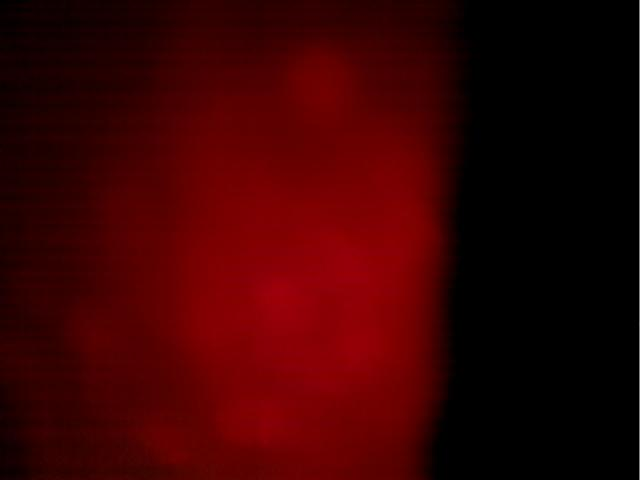
#> input picture data/t1/0.jpg, 640 x 480 px, found by its file name
$ jupyter execute --allow-errors sharpen_images.ipynb
#> lines starting #> are read from the running program, lines starting #| are printed output that depends on the picture; after the words box and inside, x2 and y2 are one past the last pixel; in counts of white or black regions, pixels touching at a corner belong together
[cell 1]
import pandas as pd
import numpy as np
import cv2
import matplotlib.pyplot as plt
import os
import sys

[cell 2]
# helper functions

def canny(image, t1=50, t2=150):
    gray = cv2.cvtColor(image, cv2.COLOR_RGB2GRAY)
    blur = cv2.GaussianBlur(gray, (5, 5), 0)
    canny = cv2.Canny(blur, t1, t2)
    return canny


def display_lines(image, lines):
    line_image = np.zeros_like(image)
    if lines is not None:
        for line in lines:
            x1, y1, x2, y2 = line.reshape(4)
            cv2.line(line_image, (x1, y1), (x2, y2), (0, 0, 255), 10)

    return line_image


def process_image(image):
    lines = cv2.HoughLinesP(canny(image), 2, np.pi / 180, 50, np.array([]),
                            minLineLength=2, maxLineGap=15)
    line_image = display_lines(image, lines)
    combo_image = cv2.addWeighted(image, 0.8, line_image, 1, 1)
    return combo_image


def sharpen_image(image):
    kernel = np.array([[-1, -1, -1], [-1, 9, -1], [-1, -1, -1]])
    sharpened = cv2.filter2D(image, -1, kernel)
    return sharpened


def cut_lane_region(image):
    return image[150:, :, :]

[cell 3]
# sharpen and cut all
os.mkdir('../../data/sharpened__only_lane_region')

#> (the rest of this cell did not finish here and is left out)

[cell 4]
# test on some images
test_dir = 't11'
img_file = '0.jpg'

image = cv2.imread(f'../../data/original/{test_dir}/{img_file}')
#> image is the input picture: shape (480, 640, 3); mean B, G, R 1.1, 0.5, 58.5
image = cv2.cvtColor(image, cv2.COLOR_BGR2RGB)
image = cut_lane_region(image)
#> in cut_lane_region, `return image[150:, :, :]`:
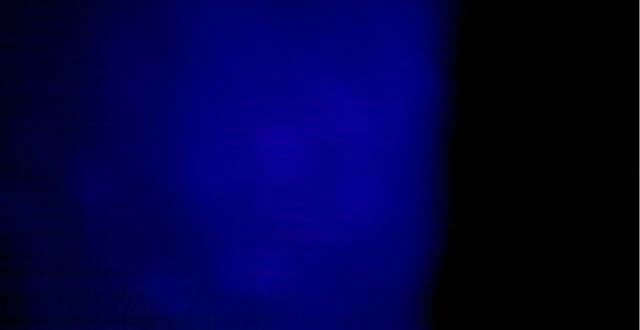
#> returned value: shape (330, 640, 3); mean of channels 0, 1, 2 66.5, 0.5, 1.3; drawn as B, G, R
sharpened = sharpen_image(image)
#> in sharpen_image, `sharpened = cv2.filter2D(image, -1, kernel)`:
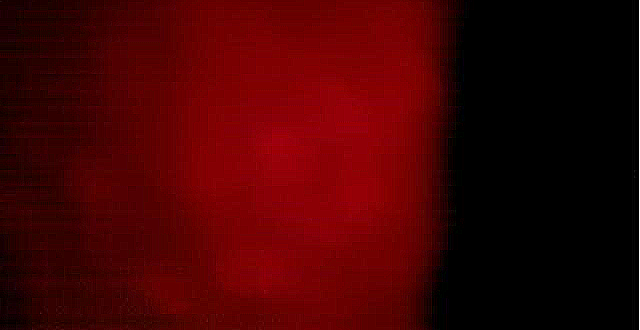
#> sharpened: shape (330, 640, 3); mean R, G, B 66.8, 1.3, 2

[cell 5]
plt.figure(figsize=(13, 20))
plt.subplot(2, 2, 1)
plt.imshow(image)
plt.subplot(2, 2, 2)
plt.imshow(sharpened);
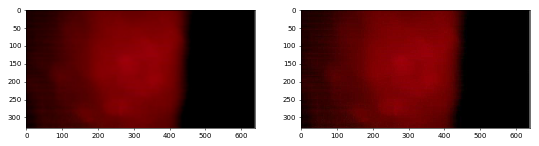
#> figure drawn by matplotlib, 2 panels

[cell 6]
plt.figure(figsize=(13, 20))
plt.subplot(2, 2, 1)
plt.imshow(canny(image), cmap='gray')
#> in canny, `gray = cv2.cvtColor(image, cv2.COLOR_RGB2GRAY)`:
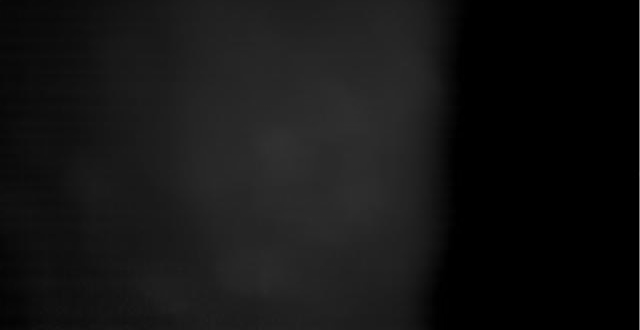
#> gray: shape (330, 640); min 0, max 137, mean 20.3
#> in canny, `canny = cv2.Canny(blur, t1, t2)`:
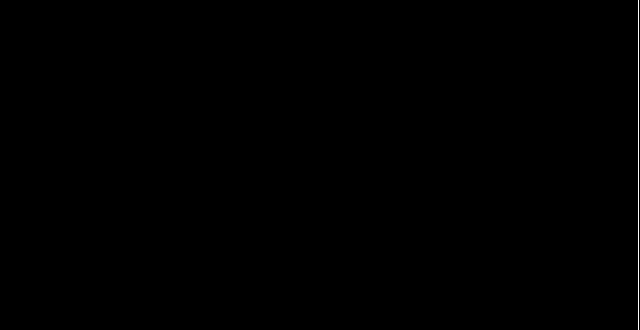
#> canny: shape (330, 640); 0.16% white in thin lines or dots, all inside (x1, y1, x2, y2) = (638, 0, 639, 330)
plt.subplot(2, 2, 2)
plt.imshow(canny(sharpened), cmap='gray');

[cell 7]
plt.figure(figsize=(13, 20))
plt.subplot(2, 2, 1)
plt.imshow(process_image(image))
#> in process_image, `lines = cv2.HoughLinesP(canny(image), 2, np.pi / 180, 50, np.array([])..`: lines = [[638, 329, 638, 0]]
#> the loop in display_lines, `for line in lines:` made 1 pass
#> in process_image, `combo_image = cv2.addWeighted(image, 0.8, line_image, 1, 1)`:
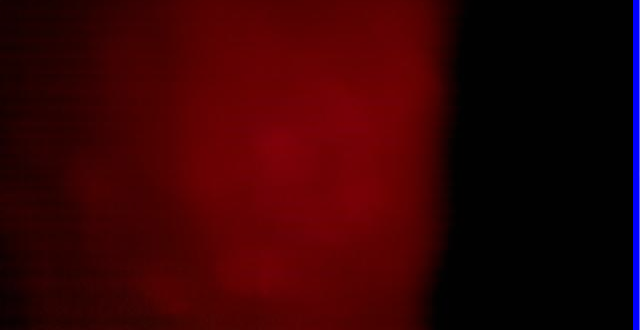
#> combo_image: shape (330, 640, 3); mean R, G, B 54.2, 1.5, 4.7
plt.subplot(2, 2, 2)
plt.imshow(process_image(sharpened));
#> the loop in display_lines (call 2), `for line in lines:` made 1 pass

$ run again, with data/t1/100.jpg copied over data/t1/0.jpg
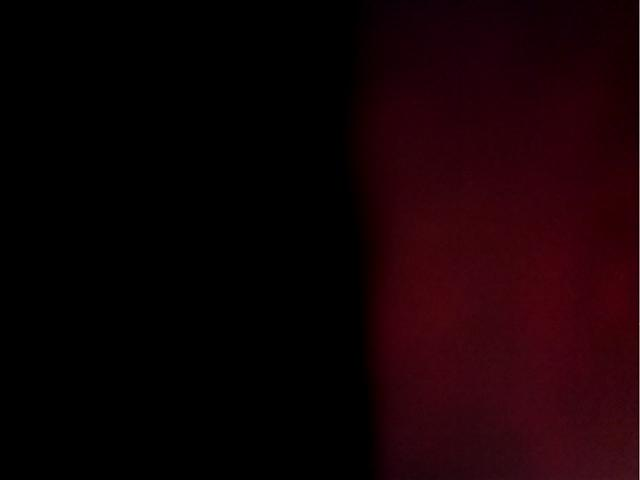
#> input picture data/t1/100.jpg, 640 x 480 px, found by its file name
#> image is the input picture: shape (480, 640, 3); mean B, G, R 4.8, 1.3, 20
#> in canny, `gray = cv2.cvtColor(image, cv2.COLOR_RGB2GRAY)`:
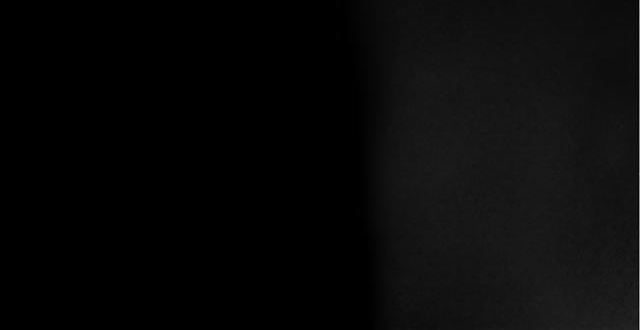
#> gray: shape (330, 640); min 0, max 159, mean 8.6
#> canny: shape (330, 640); 0.16% white in thin lines or dots, all inside (x1, y1, x2, y2) = (638, 0, 639, 330)
#> canny: shape (330, 640); 0.16% white in thin lines or dots, all inside (x1, y1, x2, y2) = (637, 0, 639, 330)
#> lines = [[638, 329, 638, 0]]
#> the loop in display_lines, `for line in lines:` made 1 pass
#> after the loop in display_lines, `for line in lines:`:
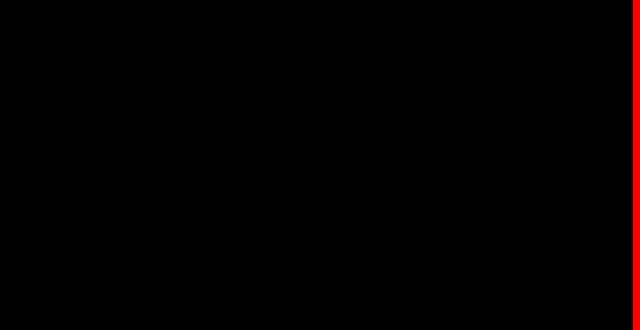
#> line_image: shape (330, 640, 3); mean of channels 0, 1, 2 0, 0, 2.8; drawn as B, G, R
#> the loop in display_lines (call 2), `for line in lines:` made 1 pass
#> (x1, y1, x2, y2) on pass 1: (638, 296, 638, 0)
